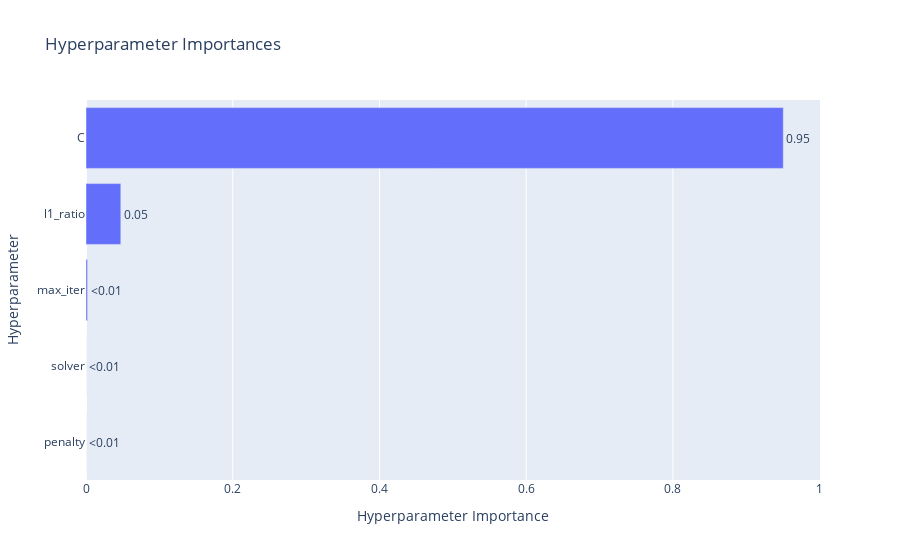

Source (notebook cell):
### Code cell
optuna.visualization.plot_param_importances(study)

### Figure 1 — Plotly figure (JSON) as saved in the notebook; plotly's stock layout.template omitted (floating-point values rounded to 4 significant figures)
{"data": [{"cliponaxis": false, "hovertemplate": ["penalty (CategoricalDistribution): 0.0<extra></extra>", "solver (CategoricalDistribution): 0.0<extra></extra>", "max_iter (IntDistribution): 0.002117164800153365<extra></extra>", "l1_ratio (FloatDistribution): 0.047448370666056894<extra></extra>", "C (FloatDistribution): 0.9504344645337898<extra></extra>"], "name": "Objective Value", "orientation": "h", "text": ["<0.01", "<0.01", "<0.01", "0.05", "0.95"], "textposition": "outside", "type": "bar", "x": [0, 0, 0.002117, 0.04745, 0.9504], "y": ["penalty", "solver", "max_iter", "l1_ratio", "C"]}], "layout": {"title": {"text": "Hyperparameter Importances"}, "xaxis": {"title": {"text": "Hyperparameter Importance"}}, "yaxis": {"title": {"text": "Hyperparameter"}}}}
